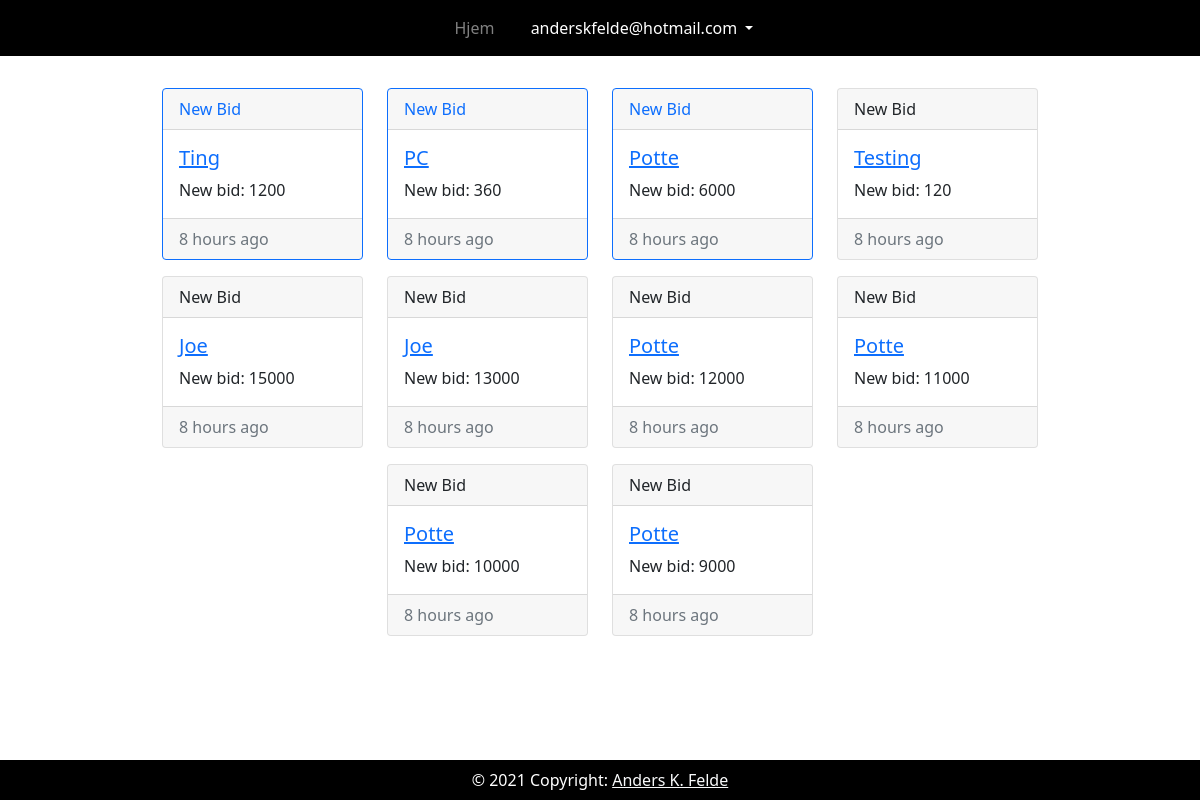
/inbox (signed in), run on an earlier commit of the app's database.
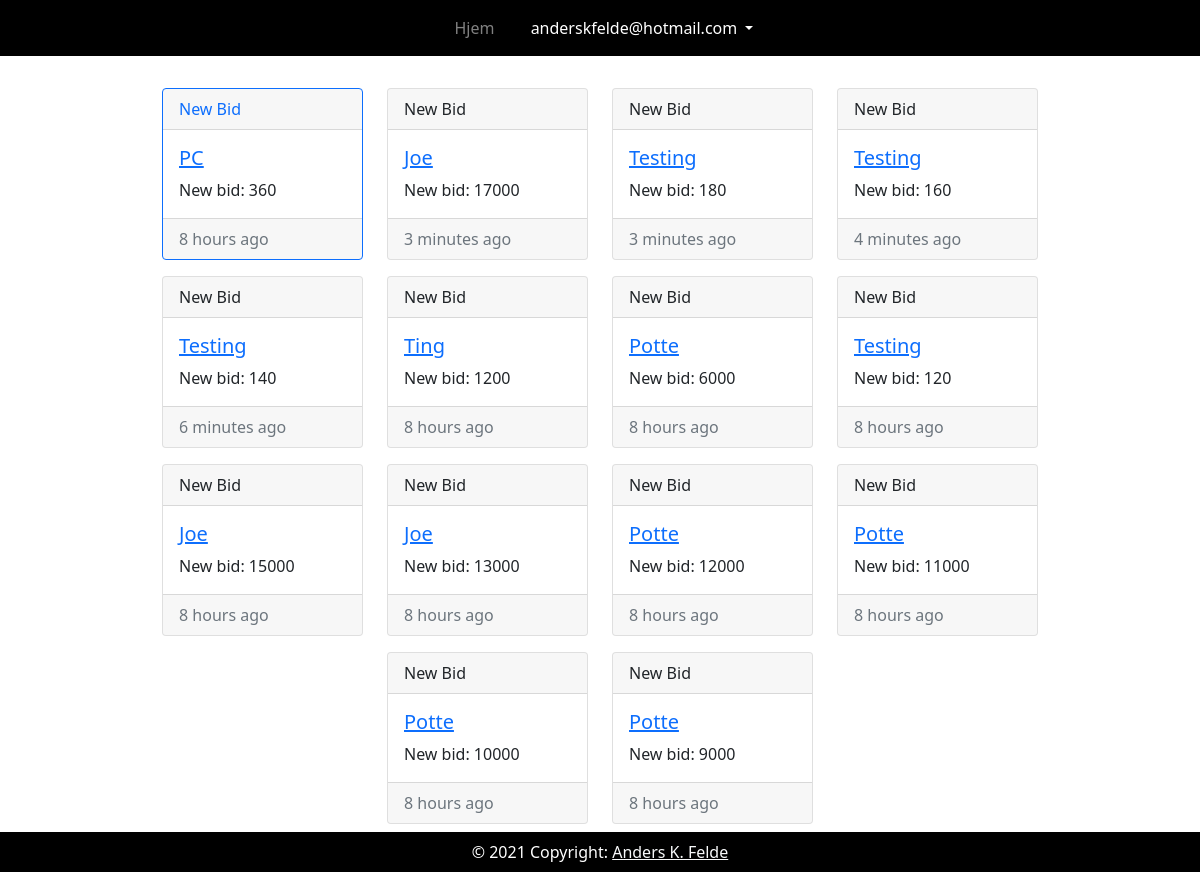
And on a later commit of the database.
### webpage/submodels/notification.py (models this page shows, shortened)
class Notification(models.Model):
    item = models.ForeignKey(Item, on_delete=models.CASCADE)
    user = models.ForeignKey(User, on_delete=models.CASCADE,
                             default=11)  #Er en dummy user
    bid = models.IntegerField()
    read = models.BooleanField(default=False)
    dato = models.DateTimeField(default=timezone.now)

### webpage/submodels/item.py (models this page shows, shortened)
class Item(models.Model):
    name = models.CharField(max_length=30)
    price = models.IntegerField()
    image = models.ImageField(upload_to="webpage/images/items/")
    dato = models.DateTimeField(default=timezone.now)

### webpage/views/inbox.py (the view)
# urls.py: path("inbox", inbox.inbox, name="inbox"),
def inbox(request):
    if not request.user.is_authenticated:
        messages.add_message(request, messages.INFO,
                             'Du må være logget inn for å se inbox')
        return redirect("/logIn")
    notifications = db.getNotifications(request.user.id)
    return render(request,
                  "webpage/inbox.html",
                  context={"notifications": notifications})

### webpage/modules/database.py (called while the page is built)
    def getNotifications(self, userId):
        return Notification.objects.filter(user__id=userId).order_by(
            "read", "-dato")

### webpage/templates/webpage/inbox.html (shortened to what this page needs)
{% extends 'webpage/includes/base.html' %}
{% load static %}
{% block content %}
<div class="container mb-5 mt-3 w-75">
    {% include "webpage/includes/inboxCards.html" %}
</div>
{% endblock content %}

### webpage/templates/webpage/includes/inboxCards.html
{% load humanize %}
<div class="row justify-content-center row-cols-md-2 row-cols-lg-4 row-cols-sm-1">
    {% for notifi in notifications %}
    <div class="col mt-3">
        <div class="card h-100 {% if not notifi.read %}border-primary{% endif %}">
            <div class="card-header {% if not notifi.read %}text-primary{% endif %}">
                New Bid
            </div>
            <div class="card-body ">
                <h5 class="card-title"><a href="/item/{{notifi.item.id}}">{{notifi.item.name}}</a></h5>
                <p class="card-text">New bid: {{notifi.bid}}</p>
            </div>
            <div class="card-footer text-muted">
                {{ notifi.dato|naturaltime }}
            </div>
        </div>
    </div>
    {% endfor %}
</div>

What changed in the data, as far as the page shows it:
shown differently, row unchanged: Notification "PC": moves up the list
added Notification: item.name "Joe", bid "17000", dato "3 minutes ago"
added Notification: item.name "Testing", bid "180", dato "3 minutes ago"
added Notification: item.name "Testing", bid "160", dato "4 minutes ago"
added Notification: item.name "Testing", bid "140", dato "6 minutes ago"
changed Notification "Ting": read False → True (drawn)
changed Notification (number 7 of 14 on the later page): read False → True (drawn)
